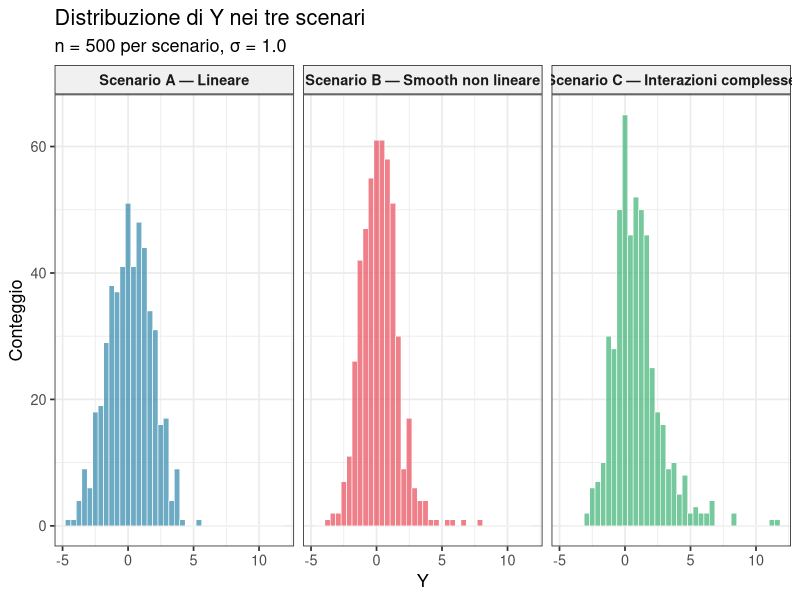
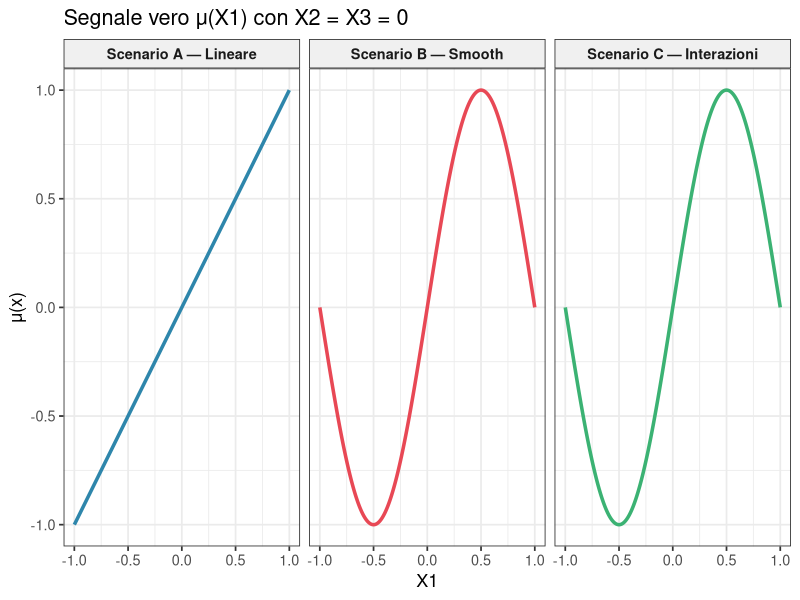
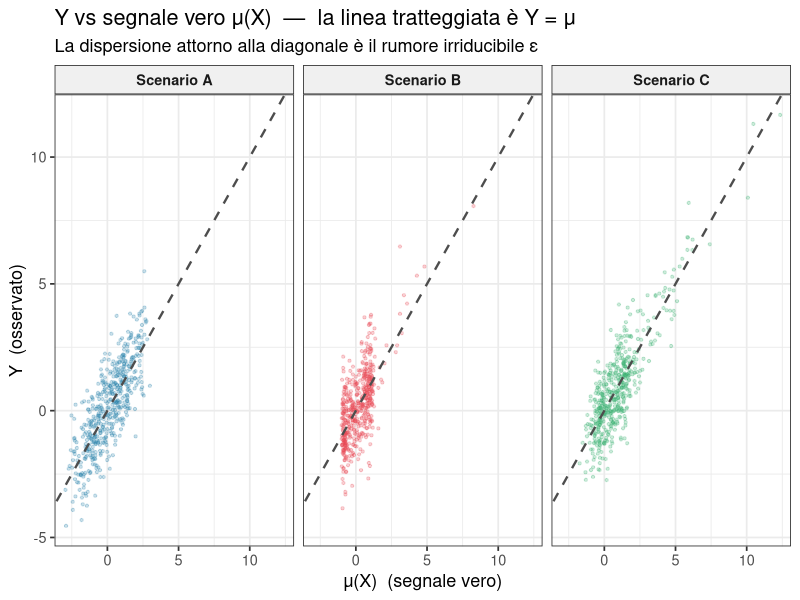
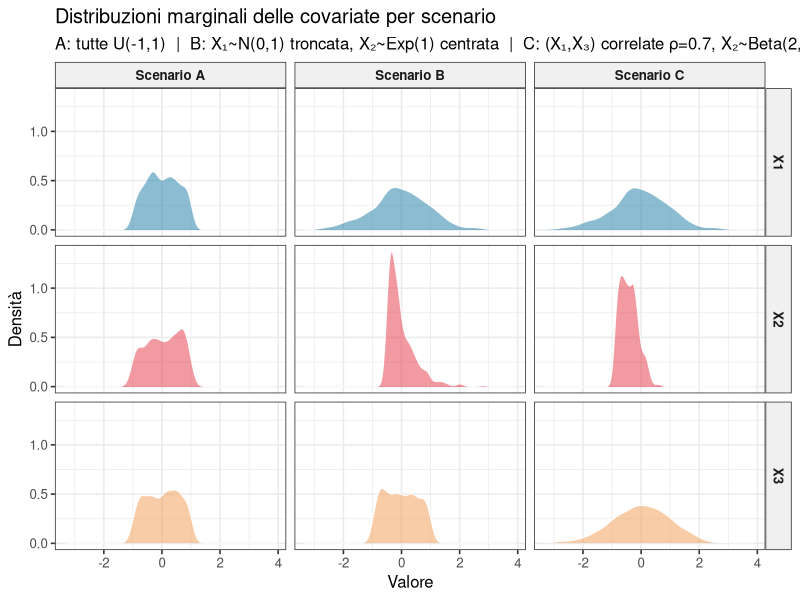
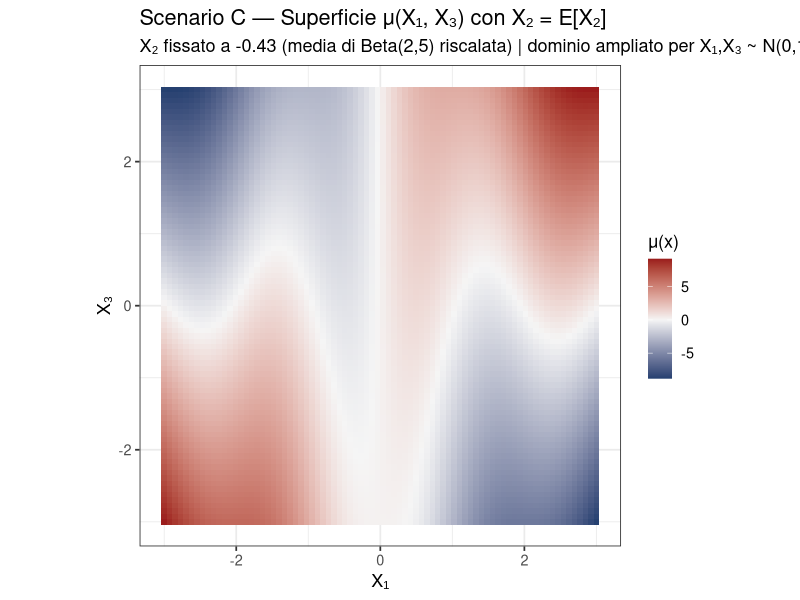

Reproduce these figures in R, in order.
# ============================================================
#  SuperLearner vs Oracle — FASE 1: Design Simulativo
#  Autore: progetto tesi
#  Descrizione: definizione dei DGP
#               per i tre scenari e analisi esplorativa
# ============================================================

# ---- 0. Pacchetti ----
required_packages <- c("ggplot2", "dplyr", "tidyr", "gridExtra", "GGally")
for (pkg in required_packages) {
  if (!requireNamespace(pkg, quietly = TRUE)) install.packages(pkg)
}
library(ggplot2)
library(dplyr)
library(tidyr)
library(gridExtra)

set.seed(42)

# ============================================================
#  1. PARAMETRI GLOBALI
# ============================================================
N_TRAIN   <- 500       # numerosità train (varierà nella Fase 4)
N_TEST    <- 10000     # test set grande per stimare R(f) ≈ E[loss]
P         <- 3         # numero di covariate (X1, X2, X3)
SIGMA     <- 1.0       # deviazione standard del rumore ε ~ N(0, σ²)

# ============================================================
#  2. FUNZIONE GENERATRICE DATI  (DGP)
# ============================================================

generate_data <- function(n, scenario = c("A", "B", "C"),
                           sigma = SIGMA, seed = NULL) {
  scenario <- match.arg(scenario)
  if (!is.null(seed)) set.seed(seed)

  if (scenario == "A") {
    # ── Scenario A: tutte U(-1,1), semplice e pulito ──────────────────
    X1 <- runif(n, -1, 1)
    X2 <- runif(n, -1, 1)
    X3 <- runif(n, -1, 1)

  } else if (scenario == "B") {
    # ── Scenario B: distribuzioni eterogenee, indipendenti ────────────
    # X1 ~ N(0,1) troncata in [-3, 3]
    X1 <- local({
      out <- numeric(n)
      needed <- n
      while (needed > 0) {
        draws <- rnorm(needed * 2)
        draws <- draws[abs(draws) <= 3]
        take  <- min(length(draws), needed)
        out[(n - needed + 1):(n - needed + take)] <- draws[seq_len(take)]
        needed <- needed - take
      }
      out
    })
    # X2 ~ Exp(2) centrata e scalata in [-1, ~2]: meno varianza esplosiva
    X2 <- rexp(n, rate = 2) - 0.5
    # X3 non entra nel DGP di B: U(-1,1)
    X3 <- runif(n, -1, 1)

  } else {
    # ── Scenario C: X1 e X3 correlate (ρ = 0.7) via Cholesky ─────────

    rho <- 0.7
    L   <- chol(matrix(c(1, rho, rho, 1), 2, 2))   # decomposizione di Cholesky
    Z   <- matrix(rnorm(n * 2), ncol = 2) %*% L     # Z ~ N(0, Sigma)
    X1  <- Z[, 1]
    X3  <- Z[, 2]
    # X2 ~ Beta(2,5) riscalata in [-1,1]: asimmetrica a sinistra
    X2  <- 2 * rbeta(n, shape1 = 2, shape2 = 5) - 1
  }

  mu <- switch(scenario,
               
    "A" = X1 + 2 * X2,
    
    "B" = sin(pi * X1) + X2^2,

    "C" = sin(pi * X1) + X2^2 + X1 * X3
  )

  epsilon <- rnorm(n, mean = 0, sd = sigma)
  Y <- mu + epsilon

  data.frame(X1 = X1, X2 = X2, X3 = X3, mu = mu, Y = Y,
             scenario = scenario)
}

# ============================================================
#  3. GENERA I DATASET (train + test per ogni scenario)
# ============================================================
scenarios <- c("A", "B", "C")

# Lista con train e test per ogni scenario
datasets <- lapply(setNames(scenarios, scenarios), function(s) {
  list(
    train = generate_data(N_TRAIN, scenario = s, seed = 100),
    test  = generate_data(N_TEST,  scenario = s, seed = 200)
  )
})

cat("== Dataset generati ==\n")
for (s in scenarios) {
  d <- datasets[[s]]$train
  cat(sprintf(
    "Scenario %s | n_train=%d | E[Y]=%.3f | Var(Y)=%.3f | SNR=%.2f\n",
    s, nrow(d), mean(d$Y), var(d$Y),
    var(d$mu) / (SIGMA^2)   # Signal-to-Noise Ratio
  ))
}

# ============================================================
#  4. FUNZIONE DI RISCHIO TEORICO (Bayes Risk)
# ============================================================


bayes_risk <- SIGMA^2
cat(sprintf("\nRischio di Bayes (irriducibile): %.4f\n", bayes_risk))

# ============================================================
#  5. SUMMARY STATISTICO PER SCENARIO
# ============================================================
summarise_scenario <- function(df, label) {
  cat(sprintf("\n--- Scenario %s ---\n", label))
  cat(sprintf("  Range Y    : [%.3f, %.3f]\n", min(df$Y), max(df$Y)))
  cat(sprintf("  Media Y    : %.4f\n", mean(df$Y)))
  cat(sprintf("  Var(μ)     : %.4f  (varianza del segnale)\n", var(df$mu)))
  cat(sprintf("  Var(ε)     : %.4f  (rumore teorico σ²)\n", SIGMA^2))
  cat(sprintf("  Var(Y)     : %.4f  = Var(μ) + σ²\n", var(df$Y)))
  cat(sprintf("  SNR        : %.2f\n", var(df$mu) / SIGMA^2))
  cat(sprintf("  R² teorico : %.4f  = Var(μ)/Var(Y)\n",
              var(df$mu) / var(df$Y)))
}

for (s in scenarios) summarise_scenario(datasets[[s]]$train, s)


cat("\n--- Correlazioni empiriche Scenario C ---\n")
cor_C <- cor(datasets$C$train[, c("X1","X2","X3")])
print(round(cor_C, 3))

# ============================================================
#  6. VISUALIZZAZIONI ESPLORATIVE
# ============================================================


all_train <- bind_rows(lapply(scenarios, function(s) datasets[[s]]$train))

p_hist <- ggplot(all_train, aes(x = Y, fill = scenario)) +
  geom_histogram(bins = 40, alpha = 0.7, colour = "white", linewidth = 0.2) +
  facet_wrap(~scenario, labeller = labeller(scenario = c(
    A = "Scenario A — Lineare",
    B = "Scenario B — Smooth non lineare",
    C = "Scenario C — Interazioni complesse"
  ))) +
  scale_fill_manual(values = c(A = "#2E86AB", B = "#E84855", C = "#3BB273")) +
  labs(title = "Distribuzione di Y nei tre scenari",
       subtitle = sprintf("n = %d per scenario, σ = %.1f", N_TRAIN, SIGMA),
       x = "Y", y = "Conteggio") +
  theme_bw(base_size = 13) +
  theme(legend.position = "none",
        strip.background = element_rect(fill = "#f0f0f0"),
        strip.text = element_text(face = "bold"))


x1_grid <- seq(-1, 1, length.out = 300)
signal_df <- bind_rows(lapply(scenarios, function(s) {
  mu_vals <- switch(s,
    "A" = x1_grid + 2 * 0,           # X2=0
    "B" = sin(pi * x1_grid) + 0^2,   # X2=0
    "C" = sin(pi * x1_grid) + 0^2 + x1_grid * 0  # X2=X3=0
  )
  data.frame(X1 = x1_grid, mu = mu_vals, scenario = s)
}))

p_signal_x1 <- ggplot(signal_df, aes(x = X1, y = mu, colour = scenario)) +
  geom_line(linewidth = 1.2) +
  facet_wrap(~scenario, labeller = labeller(scenario = c(
    A = "Scenario A — Lineare",
    B = "Scenario B — Smooth",
    C = "Scenario C — Interazioni"
  ))) +
  scale_colour_manual(values = c(A = "#2E86AB", B = "#E84855", C = "#3BB273")) +
  labs(title = "Segnale vero μ(X1) con X2 = X3 = 0",
       x = "X1", y = "μ(x)") +
  theme_bw(base_size = 13) +
  theme(legend.position = "none",
        strip.background = element_rect(fill = "#f0f0f0"),
        strip.text = element_text(face = "bold"))


p_scatter <- ggplot(all_train, aes(x = mu, y = Y, colour = scenario)) +
  geom_point(alpha = 0.25, size = 0.8) +
  geom_abline(slope = 1, intercept = 0, linetype = "dashed",
              colour = "grey30", linewidth = 0.8) +
  facet_wrap(~scenario, labeller = labeller(scenario = c(
    A = "Scenario A",
    B = "Scenario B",
    C = "Scenario C"
  ))) +
  scale_colour_manual(values = c(A = "#2E86AB", B = "#E84855", C = "#3BB273")) +
  labs(title = "Y vs segnale vero μ(X)  —  la linea tratteggiata è Y = μ",
       subtitle = "La dispersione attorno alla diagonale è il rumore irriducibile ε",
       x = "μ(X)  (segnale vero)", y = "Y  (osservato)") +
  theme_bw(base_size = 13) +
  theme(legend.position = "none",
        strip.background = element_rect(fill = "#f0f0f0"),
        strip.text = element_text(face = "bold"))


cov_long <- bind_rows(
  # Scenario A
  data.frame(var = "X1", value = datasets$A$train$X1, scenario = "A"),
  data.frame(var = "X2", value = datasets$A$train$X2, scenario = "A"),
  data.frame(var = "X3", value = datasets$A$train$X3, scenario = "A"),
  # Scenario B
  data.frame(var = "X1", value = datasets$B$train$X1, scenario = "B"),
  data.frame(var = "X2", value = datasets$B$train$X2, scenario = "B"),
  data.frame(var = "X3", value = datasets$B$train$X3, scenario = "B"),
  # Scenario C
  data.frame(var = "X1", value = datasets$C$train$X1, scenario = "C"),
  data.frame(var = "X2", value = datasets$C$train$X2, scenario = "C"),
  data.frame(var = "X3", value = datasets$C$train$X3, scenario = "C")
)

cov_long$label <- factor(
  paste0("Scenario ", cov_long$scenario),
  levels = c("Scenario A", "Scenario B", "Scenario C")
)

p_margins <- ggplot(cov_long, aes(x = value, fill = var)) +
  geom_density(alpha = 0.55, colour = "white", linewidth = 0.3) +
  facet_grid(var ~ label) +
  scale_fill_manual(values = c(X1 = "#2E86AB", X2 = "#E84855", X3 = "#F4A261"),
                    name = "Covariata") +
  labs(title = "Distribuzioni marginali delle covariate per scenario",
       subtitle = paste0(
         "A: tutte U(-1,1)  |  ",
         "B: X\u2081~N(0,1) troncata, X\u2082~Exp(1) centrata  |  ",
         "C: (X\u2081,X\u2083) correlate \u03c1=0.7, X\u2082~Beta(2,5) riscalata"),
       x = "Valore", y = "Densit\u00e0") +
  theme_bw(base_size = 12) +
  theme(strip.background = element_rect(fill = "#f0f0f0"),
        strip.text = element_text(face = "bold"),
        legend.position = "none")


x2_mean_C <- 2 * (2/7) - 1
grid_2d <- expand.grid(
  X1 = seq(-3, 3, length.out = 80),
  X3 = seq(-3, 3, length.out = 80)
)
grid_2d$mu_C <- sin(pi * grid_2d$X1) + x2_mean_C^2 + grid_2d$X1 * grid_2d$X3

p_surface_C <- ggplot(grid_2d, aes(x = X1, y = X3, fill = mu_C)) +
  geom_tile() +
  scale_fill_gradient2(low = "#1a3a6b", mid = "#f5f5f5", high = "#9b1c1c",
                       midpoint = 0, name = "\u03bc(x)") +
  labs(title = "Scenario C — Superficie \u03bc(X\u2081, X\u2083) con X\u2082 = E[X\u2082]",
       subtitle = sprintf(
         "X\u2082 fissato a %.2f (media di Beta(2,5) riscalata) | dominio ampliato per X\u2081,X\u2083 ~ N(0,1)",
         x2_mean_C),
       x = "X\u2081", y = "X\u2083") +
  coord_fixed() +
  theme_bw(base_size = 13)

# ============================================================
#  7. SALVA GRAFICI
# ============================================================
output_dir <- "./output"
if (!dir.exists(output_dir)) dir.create(output_dir, recursive = TRUE)

ggsave(file.path(output_dir, "fase1_distribuzione_Y.png"),
       p_hist, width = 11, height = 4, dpi = 150)

ggsave(file.path(output_dir, "fase1_segnale_X1.png"),
       p_signal_x1, width = 11, height = 4, dpi = 150)

ggsave(file.path(output_dir, "fase1_scatter_Y_vs_mu.png"),
       p_scatter, width = 11, height = 4, dpi = 150)

ggsave(file.path(output_dir, "fase1_distribuzioni_covariate.png"),
       p_margins, width = 11, height = 7, dpi = 150)

ggsave(file.path(output_dir, "fase1_superficie_scenarioC.png"),
       p_surface_C, width = 7, height = 6, dpi = 150)

cat("\n== Grafici salvati in", output_dir, "==\n")

# ============================================================
#  8. SALVA I DATASET 
# ============================================================
saveRDS(datasets,    file.path(output_dir, "fase1_datasets.rds"))
saveRDS(generate_data, file.path(output_dir, "fase1_generate_data_fn.rds"))

cat("== Oggetti R salvati: fase1_datasets.rds, fase1_generate_data_fn.rds ==\n")
cat("\n=== FASE 1 completata ===\n")
